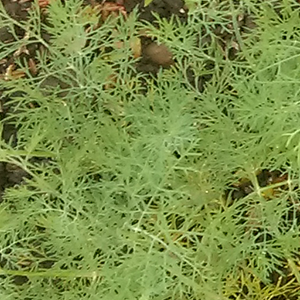
#> input picture training/v10_01.png, 300 x 300 px, given as the content of the folder training/v10_01.png, which was not available
$ python classify_plants.py --training training/v10_01.png --test training/v10_02.png   (Python 2 division)   (older library calls are emulated)
#> lines starting #> are read from the running program, lines starting #| are printed output that depends on the picture; pictures that were not available may be replaced by others from this repository, and a replacement may not be noted
#> further down, image is the input picture: shape (300, 300, 3); mean B, G, R 71.1, 141.1, 122.1
# USAGE
# python classify_texture.py --training training --test testing

# import the necessary packages
from sklearn.svm import SVC
import argparse
import mahotas
import glob
import cv2
import numpy as np

def describe(image, mask=None):

    #lab = cv2.cvtColor(image, cv2.COLOR_BGR2LAB)
    #hist = cv2.calcHist([lab], [0, 1, 2], mask, (8,8,8), [ 0, 256, 0, 256, 0, 256])
    #hist = cv2.normalize(hist).flatten()

    (means, stds) = cv2.meanStdDev(image)
#> means = [71.12, 141.1, 122.1]; stds = [33.12, 41.48, 37.05]
    colorRGB = np.concatenate([means, stds]).flatten()
#> colorRGB = [71.12, 141.1, 122.1, 33.12, 41.48, 37.05]

    image = cv2.cvtColor(image, cv2.COLOR_BGR2GRAY)
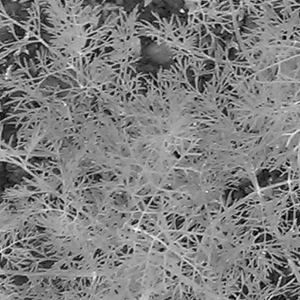
#> image: shape (300, 300); min 0, max 248, mean 127.5
    # extract Haralick texture features in 4 directions, then take the
    # mean of each direction
#> (the run stopped early here; a loop or call above may not have finished)

$ run again, on training/v10_05.png
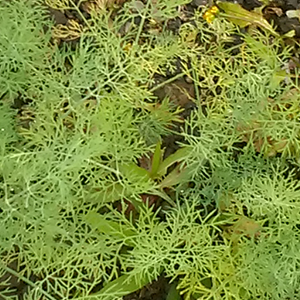
#> input picture training/v10_05.png, 300 x 300 px, given as the content of the folder training/v10_05.png, which was not available
#> image is the input picture: shape (300, 300, 3); mean B, G, R 62.8, 142.2, 124.2
#> means = [62.82, 142.2, 124.2]; stds = [38.48, 51.1, 47.21]
#> colorRGB = [62.82, 142.2, 124.2, 38.48, 51.1, 47.21]
#> in describe, `image = cv2.cvtColor(image, cv2.COLOR_BGR2GRAY)`:
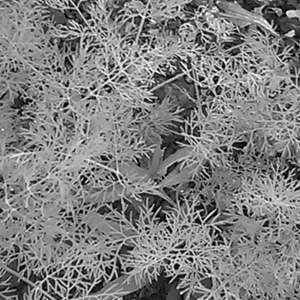
#> image: shape (300, 300); min 0, max 250, mean 127.8

$ run again, on training/v10_06.png
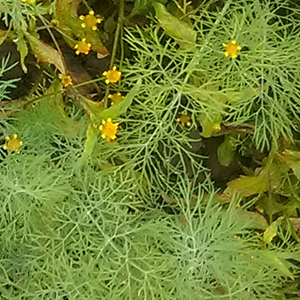
#> input picture training/v10_06.png, 300 x 300 px, given as the content of the folder training/v10_06.png, which was not available
#> image is the input picture: shape (300, 300, 3); mean B, G, R 50.7, 129.8, 112.3
#> means = [50.68, 129.8, 112.3]; stds = [36.11, 48.55, 44.58]
#> colorRGB = [50.68, 129.8, 112.3, 36.11, 48.55, 44.58]
#> in describe, `image = cv2.cvtColor(image, cv2.COLOR_BGR2GRAY)`:
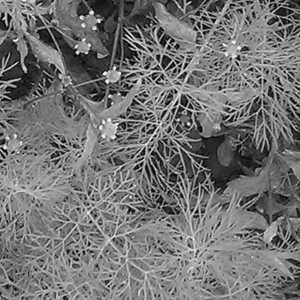
#> image: shape (300, 300); min 0, max 254, mean 115.6

$ run again, on training/v10_07.png
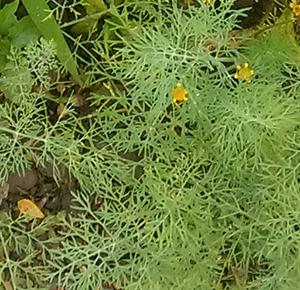
#> input picture training/v10_07.png, 300 x 290 px, given as the content of the folder training/v10_07.png, which was not available
#> image is the input picture: shape (290, 300, 3); mean B, G, R 62.1, 129.8, 109.2
#> means = [62.12, 129.8, 109.2]; stds = [38.12, 47.05, 42.71]
#> colorRGB = [62.12, 129.8, 109.2, 38.12, 47.05, 42.71]
#> in describe, `image = cv2.cvtColor(image, cv2.COLOR_BGR2GRAY)`:
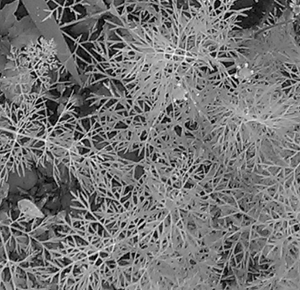
#> image: shape (290, 300); min 0, max 250, mean 115.9
